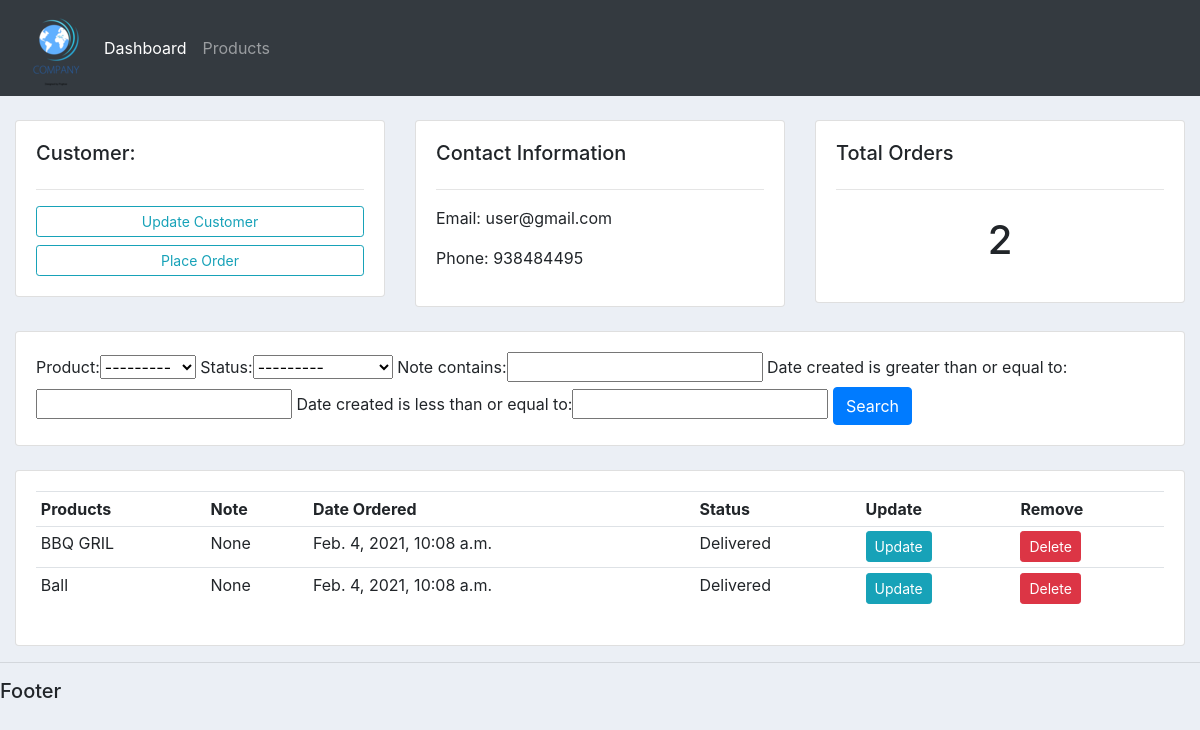
Page /customer/1/ on the earlier database version.
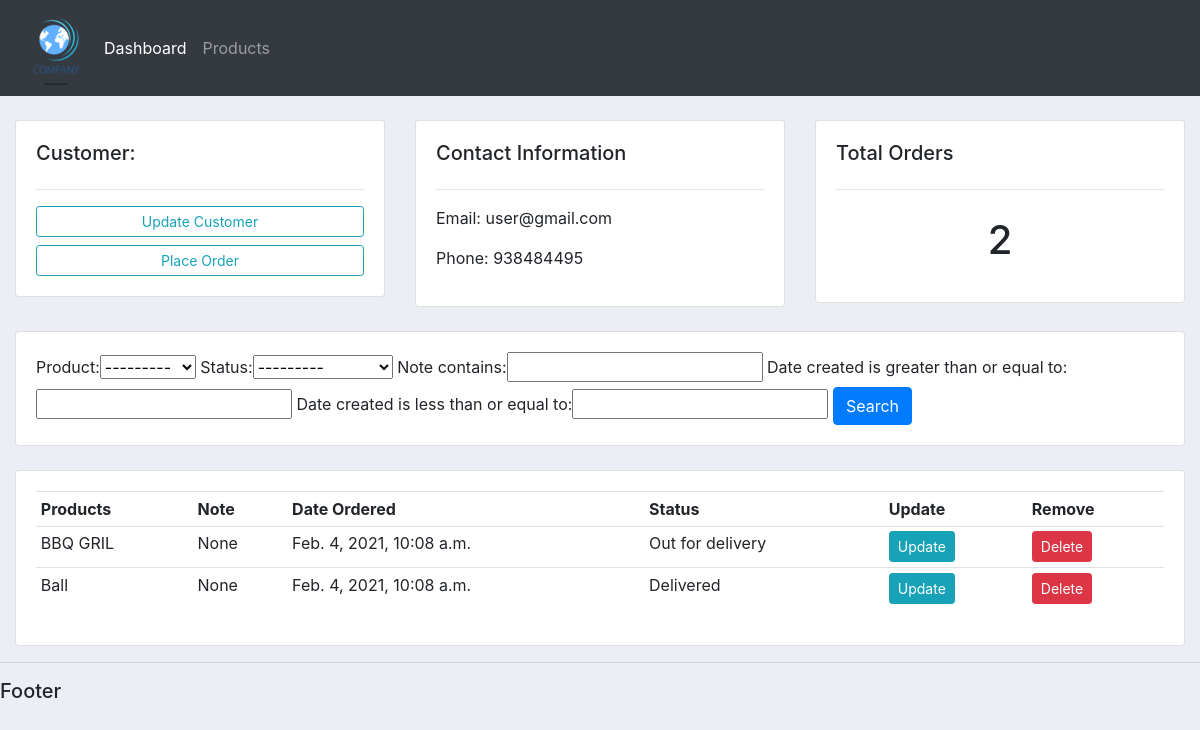
Same page on the later database version.
### accounts/models.py (models this page shows, shortened)
class Order(models.Model):
    STATUS = (
            ('Pending','Pending'),
            ('Out for delivery', 'Out for delivery'),
            ('Delivered', 'Delivered'),
            )
    customer = models.ForeignKey(Customer, null=True, on_delete= models.SET_NULL)
    product = models.ForeignKey(Products, null=True, on_delete= models.SET_NULL)
    date_created = models.DateTimeField(auto_now_add=True, null=True)
    status = models.CharField(max_length=200, null=True, choices=STATUS)
    note = models.CharField(max_length=200, null=True)

class Products(models.Model):
    CATEGORY = (
              ('Indoor', 'Indoor'),
              ('Out Door', 'Out Door'),
              )
    name = models.CharField(max_length=200, null=True)
    price = models.FloatField(null=True)
    category = models.CharField(max_length=200, null=True, choices=CATEGORY)
    description = models.CharField(max_length=200, null=True, blank=True)
    date_created = models.DateTimeField(auto_now_add=True, null=True)
    tag = models.ManyToManyField(Tag)
    def __str__(self):
        return self.name

### accounts/views.py (the view)
# urls.py: path('customer/<str:new_value>/', views.customer, name="customer"),
def customer(request, new_value):
    customer = Customer.objects.get(id=new_value)
    orders = customer.order_set.all()
    order_count = orders.count()
    myFilter = orderFilter(request.GET, queryset=orders)
    orders = myFilter.qs
    context = {'customer':customer,'orders': orders,'order_count':order_count, 'myFilter': myFilter}
    return render(request,'accounts/customer.html',context)

### accounts/templates/accounts/customer.html
{% extends 'accounts/main.html' %}
{% block content %}
    <br>
<div class="row">
    <div class="col-md">
        <div class="card card-body">
           <h5>Customer:</h5>
           <hr>
           <a class="btn btn-outline-info  btn-sm btn-block" href="">Update Customer</a>
           <a class="btn btn-outline-info  btn-sm btn-block" href="{% url 'create_order' customer.id %}">Place Order</a>
        </div>
    </div>
    <div class="col-md">
        <div class="card card-body">
            <h5>Contact Information</h5>
            <hr>
            <p>Email: {{customer.email}}</p>
            <p>Phone: {{customer.phone}}</p>
        </div>
    </div>
    <div class="col-md">
        <div class="card card-body">
            <h5>Total Orders</h5>
            <hr>
            <h1 style="text-align: center;padding: 10px">{{order_count}}</h1>
        </div>
    </div>
</div>
<br>
<div class="row">
    <div class="col">
        <div class="card card-body">
            <form method="get">
                {{myFilter.form}}
              <button class="btn btn-primary" type="Submit">Search</button>
            </form>
        </div>
    </div>
</div>
<br>
<div class="row">
    <div class="col-md">
        <div class="card card-body">
            <table class="table table-sm">
                <tr>
                    <th>Products</th>
                    <th>Note</th>
                    <th>Date Ordered</th>
                    <th>Status</th>
                    <th>Update</th>
                    <th>Remove</th>
                </tr>
                {% for order in orders %}
                 <tr>
                     <td>{{order.product}}</td>
                     <td>{{order.note}}</td>
                     <td>{{order.date_created}}</td>
                     <td>{{order.status}}</td>
                     <td><a class="btn btn-sm btn-info" href="{% url 'update_order' order.id %}">Update</a></td>
                     <td><a class="btn btn-sm btn-danger"href="{% url 'delete_order' order.id %}">Delete</a></td>
                </tr>
                {% endfor %}
            </table>
        </div>
    </div>
</div>
{% endblock %}

Differences in the rows shown:
changed Order "BBQ GRIL": status "Delivered" → "Out for delivery"
